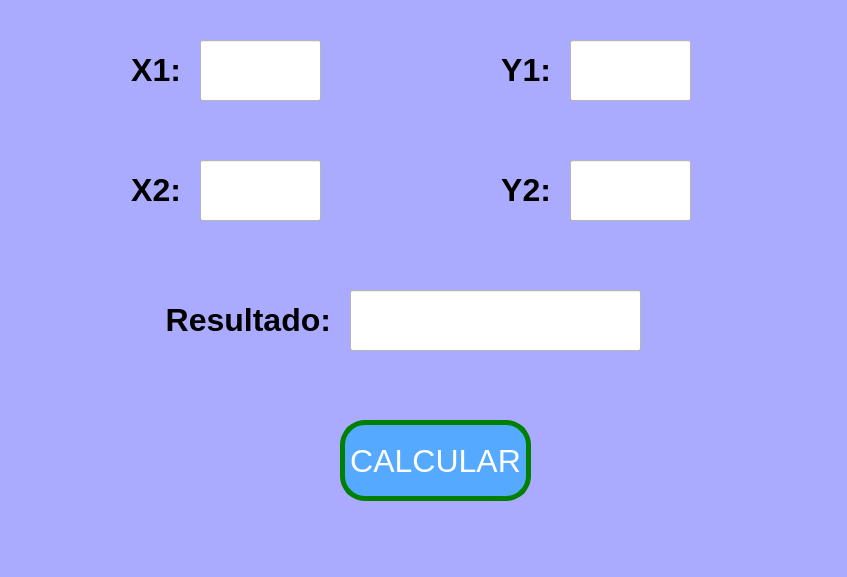
<?xml version="1.0" encoding="UTF-8"?>
<ui version="4.0">
 <class>MainWindow</class>
 <widget class="QMainWindow" name="MainWindow">
  <property name="geometry">
   <rect>
    <x>0</x>
    <y>0</y>
    <width>847</width>
    <height>577</height>
   </rect>
  </property>
  <property name="font">
   <font>
    <pointsize>24</pointsize>
    <weight>75</weight>
    <bold>true</bold>
   </font>
  </property>
  <property name="windowTitle">
   <string>MainWindow</string>
  </property>
  <property name="styleSheet">
   <string notr="true">background-color: rgb(170, 170, 255);

</string>
  </property>
  <widget class="QWidget" name="centralwidget">
   <widget class="QPushButton" name="btn_calcular">
    <property name="geometry">
     <rect>
      <x>340</x>
      <y>420</y>
      <width>191</width>
      <height>81</height>
     </rect>
    </property>
    <property name="font">
     <font>
      <pointsize>24</pointsize>
      <weight>50</weight>
      <bold>false</bold>
     </font>
    </property>
    <property name="styleSheet">
     <string notr="true">background-color: rgb(85, 170, 255);
color: rgb(255, 255, 255);
border-radius:25px;
border: 5px solid green;</string>
    </property>
    <property name="text">
     <string>CALCULAR</string>
    </property>
   </widget>
   <widget class="QLineEdit" name="txt_x1">
    <property name="geometry">
     <rect>
      <x>200</x>
      <y>40</y>
      <width>121</width>
      <height>61</height>
     </rect>
    </property>
    <property name="font">
     <font>
      <pointsize>48</pointsize>
      <weight>75</weight>
      <bold>true</bold>
     </font>
    </property>
    <property name="styleSheet">
     <string notr="true">background-color: rgb(255, 255, 255);</string>
    </property>
    <property name="text">
     <string/>
    </property>
    <property name="alignment">
     <set>Qt::AlignCenter</set>
    </property>
   </widget>
   <widget class="QLabel" name="label">
    <property name="geometry">
     <rect>
      <x>120</x>
      <y>50</y>
      <width>61</width>
      <height>41</height>
     </rect>
    </property>
    <property name="text">
     <string>&lt;html&gt;&lt;head/&gt;&lt;body&gt;&lt;p align=&quot;right&quot;&gt;&lt;span style=&quot; font-size:24pt; font-weight:600;&quot;&gt;X1:&lt;/span&gt;&lt;/p&gt;&lt;/body&gt;&lt;/html&gt;</string>
    </property>
   </widget>
   <widget class="QLabel" name="label_2">
    <property name="geometry">
     <rect>
      <x>160</x>
      <y>300</y>
      <width>171</width>
      <height>41</height>
     </rect>
    </property>
    <property name="text">
     <string>&lt;html&gt;&lt;head/&gt;&lt;body&gt;&lt;p align=&quot;right&quot;&gt;&lt;span style=&quot; font-size:24pt; font-weight:600;&quot;&gt;Resultado:&lt;/span&gt;&lt;/p&gt;&lt;/body&gt;&lt;/html&gt;</string>
    </property>
   </widget>
   <widget class="QLineEdit" name="txt_resultado">
    <property name="geometry">
     <rect>
      <x>350</x>
      <y>290</y>
      <width>291</width>
      <height>61</height>
     </rect>
    </property>
    <property name="font">
     <font>
      <pointsize>48</pointsize>
      <weight>75</weight>
      <bold>true</bold>
     </font>
    </property>
    <property name="styleSheet">
     <string notr="true">background-color: rgb(255, 255, 255);</string>
    </property>
    <property name="text">
     <string/>
    </property>
    <property name="alignment">
     <set>Qt::AlignCenter</set>
    </property>
   </widget>
   <widget class="QLabel" name="label_3">
    <property name="geometry">
     <rect>
      <x>490</x>
      <y>50</y>
      <width>61</width>
      <height>41</height>
     </rect>
    </property>
    <property name="text">
     <string>&lt;html&gt;&lt;head/&gt;&lt;body&gt;&lt;p align=&quot;right&quot;&gt;&lt;span style=&quot; font-size:24pt; font-weight:600;&quot;&gt;Y1:&lt;/span&gt;&lt;/p&gt;&lt;/body&gt;&lt;/html&gt;</string>
    </property>
   </widget>
   <widget class="QLineEdit" name="txt_y1">
    <property name="geometry">
     <rect>
      <x>570</x>
      <y>40</y>
      <width>121</width>
      <height>61</height>
     </rect>
    </property>
    <property name="font">
     <font>
      <pointsize>48</pointsize>
      <weight>75</weight>
      <bold>true</bold>
     </font>
    </property>
    <property name="styleSheet">
     <string notr="true">background-color: rgb(255, 255, 255);</string>
    </property>
    <property name="text">
     <string/>
    </property>
    <property name="alignment">
     <set>Qt::AlignCenter</set>
    </property>
   </widget>
   <widget class="QLabel" name="label_4">
    <property name="geometry">
     <rect>
      <x>120</x>
      <y>170</y>
      <width>61</width>
      <height>41</height>
     </rect>
    </property>
    <property name="text">
     <string>&lt;html&gt;&lt;head/&gt;&lt;body&gt;&lt;p align=&quot;right&quot;&gt;&lt;span style=&quot; font-size:24pt; font-weight:600;&quot;&gt;X2:&lt;/span&gt;&lt;/p&gt;&lt;/body&gt;&lt;/html&gt;</string>
    </property>
   </widget>
   <widget class="QLineEdit" name="txt_x2">
    <property name="geometry">
     <rect>
      <x>200</x>
      <y>160</y>
      <width>121</width>
      <height>61</height>
     </rect>
    </property>
    <property name="font">
     <font>
      <pointsize>48</pointsize>
      <weight>75</weight>
      <bold>true</bold>
     </font>
    </property>
    <property name="styleSheet">
     <string notr="true">background-color: rgb(255, 255, 255);</string>
    </property>
    <property name="text">
     <string/>
    </property>
    <property name="alignment">
     <set>Qt::AlignCenter</set>
    </property>
   </widget>
   <widget class="QLineEdit" name="txt_y2">
    <property name="geometry">
     <rect>
      <x>570</x>
      <y>160</y>
      <width>121</width>
      <height>61</height>
     </rect>
    </property>
    <property name="font">
     <font>
      <pointsize>48</pointsize>
      <weight>75</weight>
      <bold>true</bold>
     </font>
    </property>
    <property name="styleSheet">
     <string notr="true">background-color: rgb(255, 255, 255);</string>
    </property>
    <property name="text">
     <string/>
    </property>
    <property name="alignment">
     <set>Qt::AlignCenter</set>
    </property>
   </widget>
   <widget class="QLabel" name="label_5">
    <property name="geometry">
     <rect>
      <x>490</x>
      <y>170</y>
      <width>61</width>
      <height>41</height>
     </rect>
    </property>
    <property name="text">
     <string>&lt;html&gt;&lt;head/&gt;&lt;body&gt;&lt;p align=&quot;right&quot;&gt;&lt;span style=&quot; font-size:24pt; font-weight:600;&quot;&gt;Y2:&lt;/span&gt;&lt;/p&gt;&lt;/body&gt;&lt;/html&gt;</string>
    </property>
   </widget>
  </widget>
  <widget class="QMenuBar" name="menubar">
   <property name="geometry">
    <rect>
     <x>0</x>
     <y>0</y>
     <width>847</width>
     <height>22</height>
    </rect>
   </property>
  </widget>
 </widget>
 <resources/>
 <connections/>
</ui>
